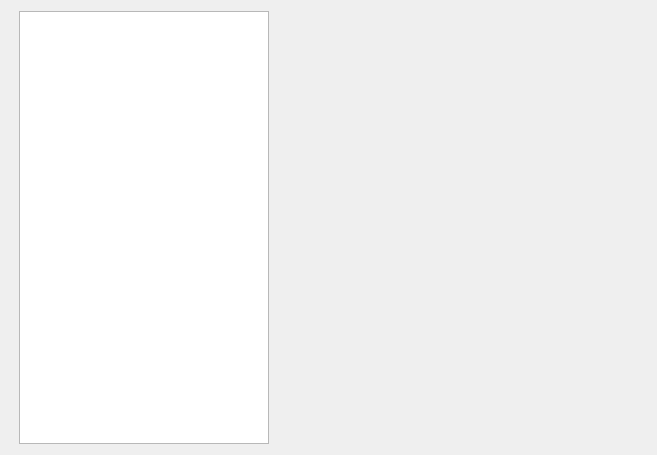
<?xml version="1.0" encoding="UTF-8"?>
<ui version="4.0">
 <class>MTHome</class>
 <widget class="QWidget" name="MTHome">
  <property name="geometry">
   <rect>
    <x>0</x>
    <y>0</y>
    <width>657</width>
    <height>455</height>
   </rect>
  </property>
  <property name="windowTitle">
   <string>Open Transaction Test for Society Pro</string>
  </property>
  <layout class="QVBoxLayout" name="verticalLayout">
   <item>
    <layout class="QHBoxLayout" name="horizontalLayout" stretch="2,3">
     <property name="sizeConstraint">
      <enum>QLayout::SetDefaultConstraint</enum>
     </property>
     <property name="leftMargin">
      <number>8</number>
     </property>
     <item>
      <widget class="QTableWidget" name="tableWidget">
       <property name="sizePolicy">
        <sizepolicy hsizetype="MinimumExpanding" vsizetype="MinimumExpanding">
         <horstretch>0</horstretch>
         <verstretch>0</verstretch>
        </sizepolicy>
       </property>
       <property name="minimumSize">
        <size>
         <width>250</width>
         <height>0</height>
        </size>
       </property>
       <property name="maximumSize">
        <size>
         <width>400</width>
         <height>16777215</height>
        </size>
       </property>
       <property name="toolTip">
        <string>Transactions</string>
       </property>
       <property name="selectionMode">
        <enum>QAbstractItemView::SingleSelection</enum>
       </property>
      </widget>
     </item>
     <item>
      <widget class="QWidget" name="widget" native="true">
       <property name="sizePolicy">
        <sizepolicy hsizetype="MinimumExpanding" vsizetype="MinimumExpanding">
         <horstretch>0</horstretch>
         <verstretch>0</verstretch>
        </sizepolicy>
       </property>
      </widget>
     </item>
    </layout>
   </item>
  </layout>
 </widget>
 <resources/>
 <connections/>
</ui>
